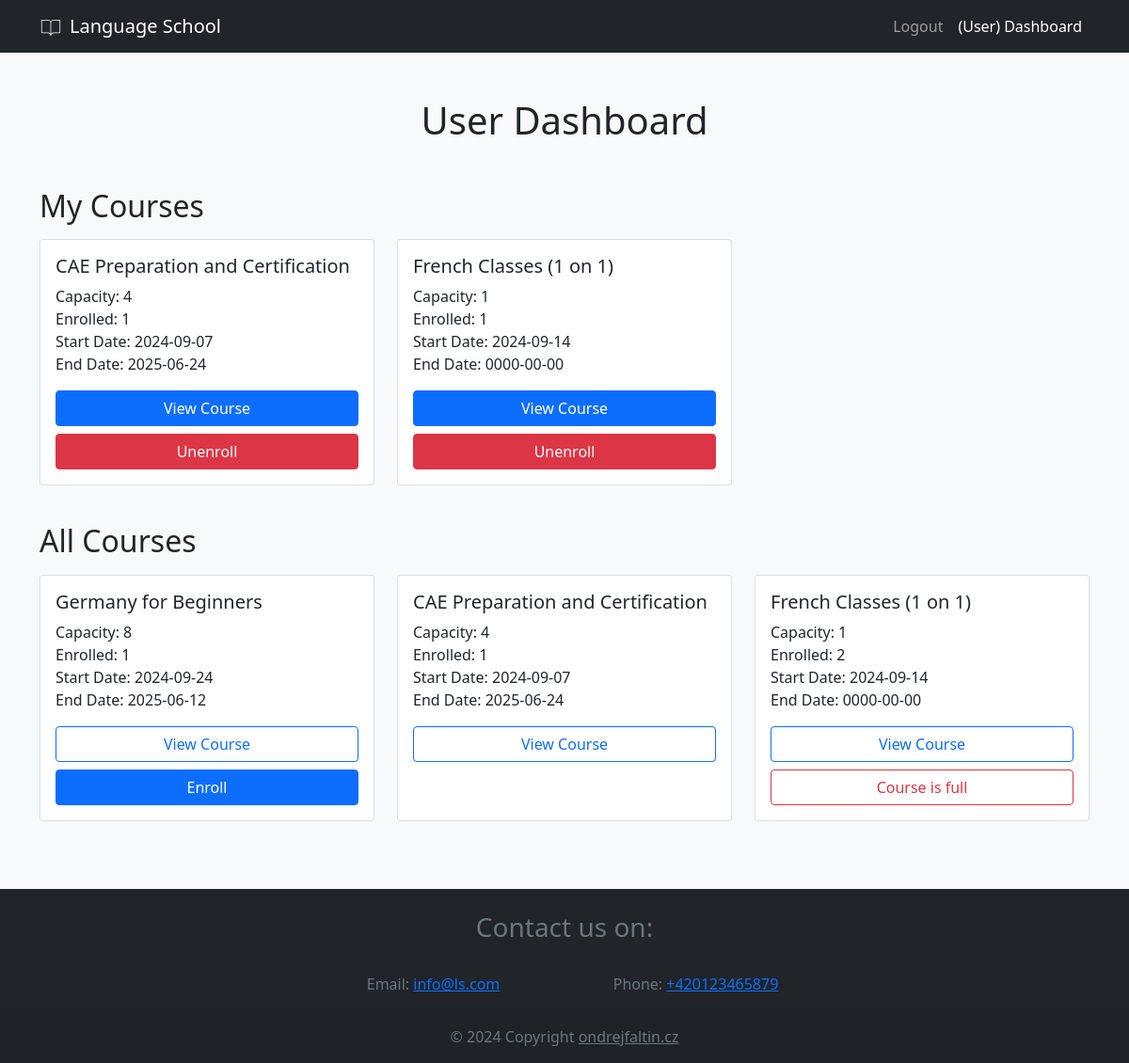
The app's page /php/dashes/user_dash.php (signed in) with its own data.
### tables this page shows
create table Kurz(
	id int primary key auto_increment,
    nazev varchar(20),
    kapacita int,
    datum_zacatku date,
    datum_konce date
);

### php/dashes/user_dash.php (the view, shortened to what this page needs)
<?php
    include("../../inc/connection.php");
    $uzivjm = $_SESSION['uzivjm'];
    $sql_student = "SELECT id FROM Student WHERE uzivjm = ?";
    $stmt_student = $conn->prepare($sql_student);
    $stmt_student->bind_param("s", $uzivjm);
    $stmt_student->execute();
    $result_student = $stmt_student->get_result();
    if ($result_student->num_rows > 0) {
        $student = $result_student->fetch_assoc();
        $student_id = $student['id'];
    } else {
        echo "Error: Student not found.";
        exit;
    }
    $sql_my_courses = "SELECT Kurz.*, COUNT(Zapis.student_id) AS enrolled_students
                       FROM Kurz
                       JOIN Zapis ON Kurz.id = Zapis.kurz_id
                       WHERE Zapis.student_id = ?
                       GROUP BY Kurz.id";
    $stmt = $conn->prepare($sql_my_courses);
    $stmt->bind_param("i", $student_id);
    $stmt->execute();
    $result_my_courses = $stmt->get_result();
    $sql_all_courses = "
        SELECT
            Kurz.*,
            (SELECT COUNT(*) FROM Zapis WHERE Zapis.kurz_id = Kurz.id) AS enrolled_students,
            (SELECT COUNT(*) FROM Zapis WHERE Zapis.kurz_id = Kurz.id AND Zapis.student_id = ?) AS is_enrolled,
            CASE
                WHEN (SELECT COUNT(*) FROM Zapis WHERE Zapis.kurz_id = Kurz.id) >= Kurz.kapacita THEN 1
                ELSE 0
            END AS is_full
        FROM Kurz
        ORDER BY
            is_full ASC,
            is_enrolled ASC,
            is_full,
            Kurz.nazev ASC
    ";
    $stmt_all_courses = $conn->prepare($sql_all_courses);
    $stmt_all_courses->bind_param("i", $student_id);
    $stmt_all_courses->execute();
    $result_all_courses = $stmt_all_courses->get_result();
?>
<!DOCTYPE html>
    <html lang="cz">
        <head>
            <link href="https://cdn.jsdelivr.net/npm/bootstrap@5.0.2/dist/css/bootstrap.min.css" rel="stylesheet">
        </head>
        <body class="bg-light">
            <header>
                <nav class="navbar navbar-expand-lg navbar-dark bg-dark">
                    <div class="container">
                        <a class="navbar-brand d-flex align-items-center" href="../app.php">
                            <img src="../../img/book.svg" height="24" alt="JK Logo" loading="lazy" style="margin-top: -1px;" />
                            <p class="text-white ps-2 mb-0">Language School</p>
                        </a>
                        <div class="collapse navbar-collapse justify-content-end" id="navbarNav">
                            <ul class="navbar-nav ml-auto">
                                <li class="nav-item">
                                    <a class="nav-link" href="../login/logout.php">Logout</a>
                                </li>
                                <li class="nav-item">
                                    <a class="nav-link text-white" href="user_dash.php">(User) Dashboard</a>
                                </li>
                            </ul>
                        </div>
                    </div>
                </nav>
            </header>
            <main class="bg-light">
                <div class="text-center pt-5">
                    <h1>User Dashboard</h1>
                </div>
                <div class="container mt-5">
                    <h2 class="mb-3">My Courses</h2>
                    <div class="row" id="myCoursesContainer">
                        <?php
                            if ($result_my_courses->num_rows > 0) {
                                while($row = $result_my_courses->fetch_assoc()) {
                                    echo '<div class="col-md-4 mb-4">';
                                    echo '<div class="card h-100">';
                                    echo '<div class="card-body">';
                                    echo '<h5 class="card-title">' . htmlspecialchars($row["nazev"]) . '</h5>';
                                    echo '<p class="card-text">Capacity: ' . htmlspecialchars($row["kapacita"]) . '<br>Enrolled: ' . htmlspecialchars($row["enrolled_students"]) . '<br>Start Date: ' . htmlspecialchars($row["datum_zacatku"]) . '<br>End Date: ' . htmlspecialchars($row["datum_konce"]) . '</p>';
                                    echo '<a href="../kurz/course_detail.php?course_id=' . htmlspecialchars($row["id"]) . '" class="btn btn-primary w-100">View Course</a>';
                                    echo '<form action="" method="POST" class="mt-2">';
                                    echo '<button type="submit" name="unenroll" class="btn btn-danger w-100">Unenroll</button>';
                                    echo '</form>';
                                    echo '</div>';
                                    echo '</div>';
                                    echo '</div>';
                                }
                            } else {
                                echo '<p>You are not enrolled in any courses.</p>';
                            }
                        ?>
                    </div>
                    <h2 class="mb-3 mt-3">All Courses</h2>
                    <div class="row mb-5" id="allCoursesContainer">
                        <?php
                            if ($result_all_courses->num_rows > 0) {
                                while($row = $result_all_courses->fetch_assoc()) {
                                    echo '<div class="col-md-4 mb-4">';
                                    echo '<div class="card h-100">';
                                    echo '<div class="card-body">';
                                    echo '<h5 class="card-title">' . htmlspecialchars($row["nazev"]) . '</h5>';
                                    echo '<p class="card-text">Capacity: ' . htmlspecialchars($row["kapacita"]) . '<br>Enrolled: ' . htmlspecialchars($row["enrolled_students"]) . '<br>Start Date: ' . htmlspecialchars($row["datum_zacatku"]) . '<br>End Date: ' . htmlspecialchars($row["datum_konce"]) . '</p>';
                                    echo '<a href="../kurz/course_detail.php?course_id=' . htmlspecialchars($row["id"]) . '" class="btn btn-primary w-100 bg-white text-primary">View Course</a>';
                                    $is_enrolled = $row["is_enrolled"];
                                    if ($is_enrolled == 0) {
                                        if ($row["enrolled_students"] < $row["kapacita"]) {
                                            echo '<form action="" method="POST" class="mt-2">';
                                            echo '<button type="submit" name="enroll" class="btn btn-primary w-100">Enroll</button>';
                                            echo '</form>';
                                        } else {
                                            echo '<input type="text" class="form-control text-center mt-2 border-danger text-danger bg-white" value="Course is full" readonly>';
                                        }
                                    } else {
                                        if ($row["enrolled_students"] >= $row["kapacita"]) {
                                            echo '<input type="text" class="form-control text-center mt-2 border-danger text-danger bg-white" value="Course is full" readonly>';
                                        }
                                    }
                                    echo '</div>';
                                    echo '</div>';
                                    echo '</div>';
                                }
                            } else {
                                echo '<p>No courses available.</p>';
                            }
                        ?>
                    </div>
                </div>
            </main>
            <footer class="bg-body-tertiary text-center bg-dark">
                <div class="text-center text-muted pt-4">
                    <h3>Contact us on:</h3>
                </div>
                <div class="container p-4 pb-0">
                    <section class="">
                        <form action="">
                            <div class="row d-flex justify-content-center">
                                <div class="col-md-3 col-12">
                                    <p class="text-muted">
                                        Email:
                                        <a href="mailto:info@ls.com" class="text-primary">info@ls.com</a>
                                    </p>
                                </div>
                                <div class="col-md-3 col-12">
                                    <p class="text-muted">
                                        Phone:
                                        <a href="tel:+420123465879" class="text-primary">+420123465879</a>
                                    </p>
                                </div>
                            </div>
                        </form>
                    </section>
                </div>
                <div class="text-center p-3 text-muted" style="background-color: rgba(0, 0, 0, 0.05);">
                    © 2024 Copyright
                    <a class="text-body text-muted" href="ondrejfaltin.cz">ondrejfaltin.cz</a>
                </div>
            </footer>
        </body>
    </html>

### records on screen
kurz: nazev "CAE Preparation and Certification", kapacita "4", enrolled_students "1", datum_zacatku "2024-09-07", datum_konce "2025-06-24"
kurz: nazev "French Classes (1 on 1)", kapacita "1", enrolled_students "1", datum_zacatku "2024-09-14", datum_konce "0000-00-00", enrolled_students "2"
kurz: nazev "Germany for Beginners", kapacita "8", enrolled_students "1", datum_zacatku "2024-09-24", datum_konce "2025-06-12"
